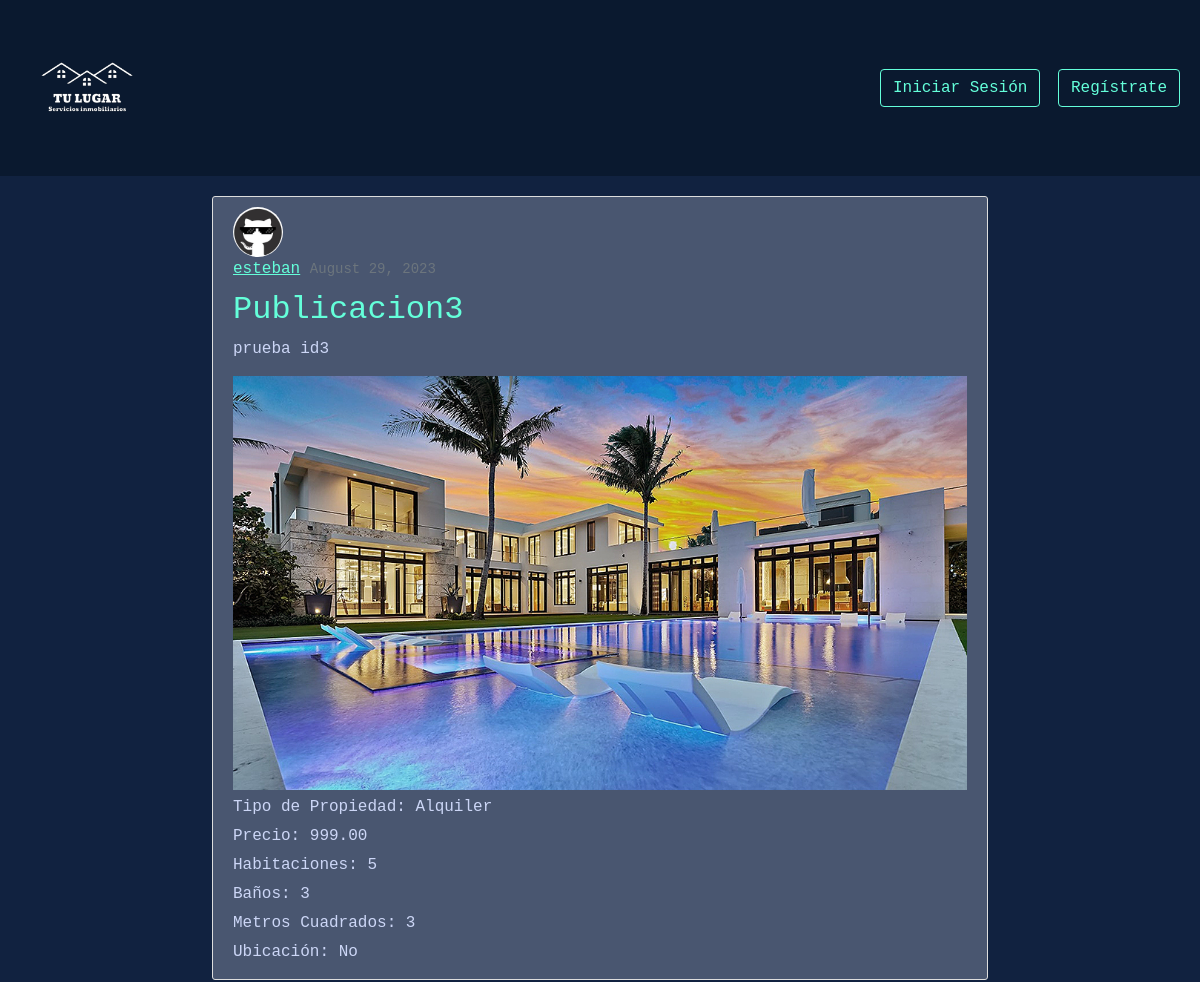
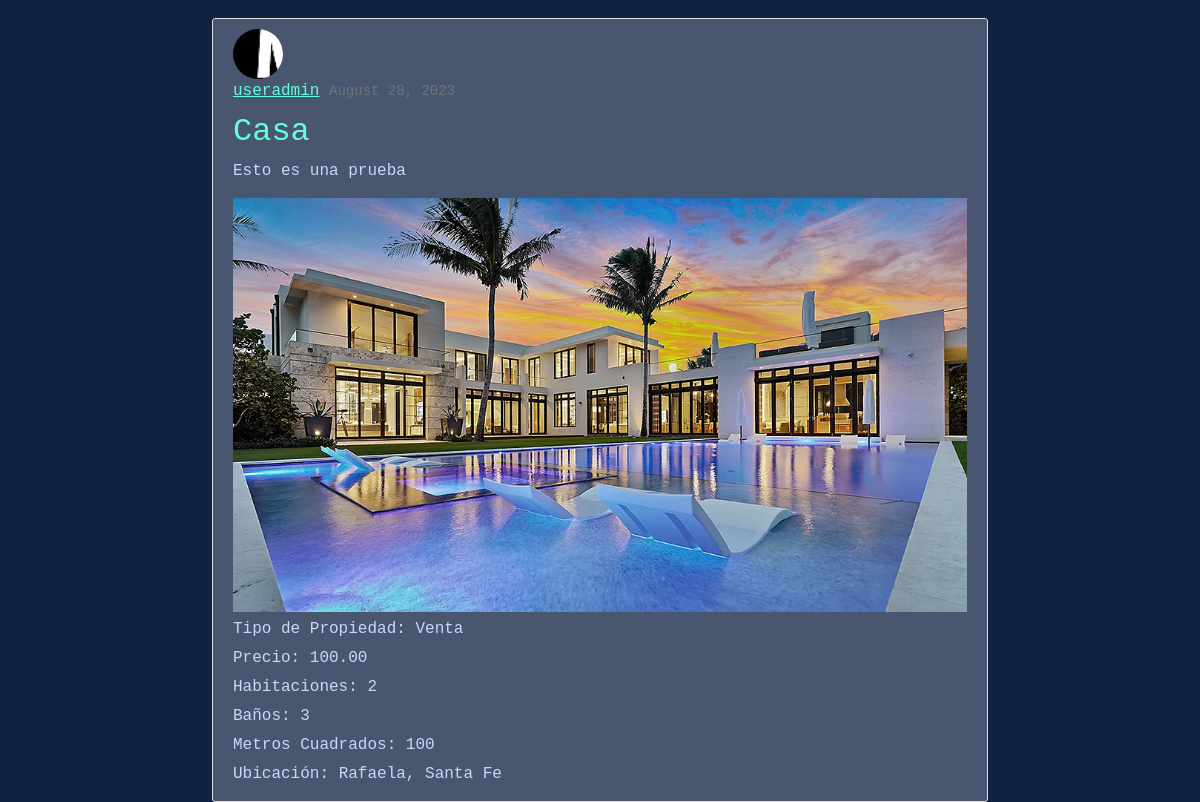
The page / on the database its author committed (2 pictures, top to bottom).
### sitio/models.py (models this page shows, shortened)
class Publicacion(models.Model):
    TIPO_OPERACION = (
        ('venta', 'Venta'),
        ('alquiler', 'Alquiler'),
    )
    titulo = models.CharField(max_length=200)
    descripcion = models.TextField()
    tipo_propiedad = models.CharField(default='venta',max_length=10, choices=TIPO_OPERACION)
    precio = models.DecimalField(default=0, max_digits=10, decimal_places=2)
    habitaciones = models.PositiveIntegerField(default=1)
    banos = models.PositiveIntegerField(default=1)
    metros_cuadrados = models.PositiveIntegerField(default=1)
    ubicacion = models.CharField(default='', max_length=200)
    imagen_principal = models.ImageField(default='propiedad_default.jpg', upload_to='propiedades/')
    fecha_creacion = models.DateTimeField(default=timezone.now)
    fecha_actualizado = models.DateTimeField(auto_now=True)
    autor = models.ForeignKey(User, on_delete=models.CASCADE)

class Profile(models.Model):
    user = models.OneToOneField(User, on_delete=models.CASCADE)
    image = models.ImageField(default='default.jpg', upload_to='profile_pics')

### sitio/views.py (the view)
# urls.py: path('', PublicacionListView.as_view(), name = 'home'),
class PublicacionListView(ListView):
    model = Publicacion
    template_name = 'sitio/home.html'
    context_object_name = 'publicaciones'
    ordering = ['-fecha_actualizado']

### sitio/templates/sitio/home.html (shortened to what this page needs)
{% extends "base.html" %}
{% block content %}
{% include "nav.html" %}
<div class="container">
  {% for publicacion in publicaciones %}
    <article class="media content-section">
      <img class="rounded-circle article-img" src="{{ publicacion.autor.profile.image.url }}">
      <div class="media-body">
        <div class="article-metadata">
          <a class="mr-2" href="#">{{ publicacion.autor }}</a>
          <small class="text-muted">{{ publicacion.fecha_creacion|date:"F d, Y" }}</small>
        </div>
        <h2><a class="article-title" href="{% url 'post-detail' publicacion.id %}">{{ publicacion.titulo }}</a></h2>
        <p class="article-content">{{ publicacion.descripcion }}</p>
        <img src="{{ publicacion.imagen_principal.url }}" alt="{{ publicacion.titulo }}" class="publicacion-image">
        <p>Tipo de Propiedad: {{ publicacion.get_tipo_propiedad_display }}</p>
        <p>Precio: {{ publicacion.precio }}</p>
        <p>Habitaciones: {{ publicacion.habitaciones }}</p>
        <p>Baños: {{ publicacion.banos }}</p>
        <p>Metros Cuadrados: {{ publicacion.metros_cuadrados }}</p>
        <p>Ubicación: {{ publicacion.ubicacion }}</p>
      </div>
    </article>
  {% endfor %}
</div>
{% endblock content %}

### sitio/templates/base.html (shortened to what this page needs)
{% load static %}
<!DOCTYPE html>
<html>
  <head>
    <link rel="stylesheet" href="{% static "fontawesome-free/css/all.min.css"
    %}">
    <link
      href="https://cdn.jsdelivr.net/npm/bootstrap@5.2.0/dist/css/bootstrap.min.css"
      rel="stylesheet"
    />
    <link rel="stylesheet" href="https://use.fontawesome.com/releases/v5.6.1/css/all.css">
    <link rel="stylesheet" href="{% static 'css/base.css' %}" />
  </head>
  {% block content %}
  {% endblock content %}
</html>

### sitio/templates/nav.html (shortened to what this page needs)
{% extends 'base.html' %}
{% load static %}
{% block content %}
<html>
  <head>
  </head>
    <nav class="navbar navbar-expand-lg">
        <div class="container-fluid">
            <a class="navbar-brand" href="/">
              <img src="{% static 'img/logo.png' %}" width="150" height="150">
            </a>
            <div class="collapse navbar-collapse" id="navbarSupportedContent">
              <form class="form-inline my-2 my-lg-0">
                {% if user.is_authenticated %}
                  <a href="{% url 'perfil' %}" class="btn btn-outline-success me-2">Perfil</a>
                  <a href="{% url 'publicar' %}" class="btn btn-outline-success me-2">Publicar</a>
                  <a href="{% url 'logout' %}" class="btn btn-outline-success me-2">Cerrar sesión</a>
                {% else %}
                  <a href="{% url 'login' %}" class="btn btn-outline-success me-2">Iniciar Sesión</a>
                  <a href="{% url 'register' %}" class="btn btn-outline-success me-2">Regístrate</a>
                {% endif %}
              </form>
            </div>
          </div>
    </nav>
</html>
{% endblock content %}

### sitio/static/css/base.css (style rules this page uses)
* { font-family: var(--font-mono); }
body, html { margin: 0; padding: 0; height: 100%; background: #112240 !important; }
nav { background-color: #0a192f; }
:root { --dark-navy: #020c1b; --navy: #0a192f; --light-navy: #112240; --lightest-navy: #233554; --navy-shadow: rgba(2, 12, 27, 0.7); --dark-slate: #495670; --slate: #8892b0; --light-slate: #a8b2d1; --lightest-slate: #ccd6f6; --white: #e6f1ff; --green: #64ffda; --green-tint: rgba(100, 255, 218, 0.1); --pink: #f57dff; --blue: #57cbff; --font-sans: "Calibre", "Inter", "San Francisco", "SF Pro Text", -apple-system, system-ui, sans-serif; --font-mono: "SF Mono", "Fira Code", "Fira Mono", "Roboto Mono", monospace; --transition: all 0.25s cubic-bezier(0.645, 0.045, 0.355, 1); }
.btn { background: transparent; color: #64ffda; transition: var(--transition); border: 1px solid #64ffda; border-radius: 4px; cursor: pointer; text-decoration: none; }
.content-section { background: #ffffff; padding: 10px 20px; border: 1px solid #dddddd; border-radius: 3px; margin-bottom: 20px; }
a { color: var(--green); }
.container { margin: 20px auto; max-width: 800px; }
.content-section { background: var(--dark-slate); padding: 10px 20px; border: 1px solid #dddddd; border-radius: 3px; margin-bottom: 20px; }
.article-img { width: 50px; height: 50px; border-radius: 50%; object-fit: cover; margin-right: 10px; }
.article-metadata { margin-bottom: 10px; color: var(--light-slate); }
.article-title { color: var(--green); text-decoration: none; transition: var(--transition); }
.article-content { color: var(--white); }
.media-body p { color: var(--lightest-slate); margin: 5px 0; }
.publicacion-image { max-width: 100%; margin-top: 10px; }

### rows shown on the page
Publicacion: autor.profile.image (placeholder picture), autor "esteban", fecha_creacion "August 29, 2023", titulo "Publicacion3", descripcion "prueba id3", imagen_principal (picture), tipo_propiedad "Alquiler", precio "999.00", habitaciones "5", banos "3", metros_cuadrados "3", ubicacion "No"
Publicacion: autor.profile.image (picture), autor "useradmin", fecha_creacion "August 28, 2023", titulo "Casa", descripcion "Esto es una prueba", imagen_principal (picture), tipo_propiedad "Venta", precio "100.00", habitaciones "2", banos "3", metros_cuadrados "100", ubicacion "Rafaela, Santa Fe"
